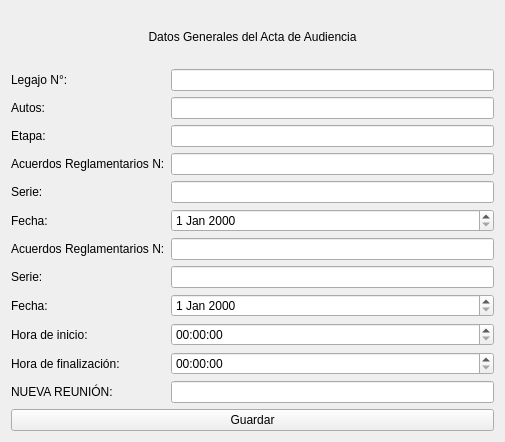
<?xml version="1.0" encoding="UTF-8"?>
<ui version="4.0">
 <class>General</class>
 <widget class="QWidget" name="General">
  <property name="geometry">
   <rect>
    <x>0</x>
    <y>0</y>
    <width>505</width>
    <height>442</height>
   </rect>
  </property>
  <property name="windowTitle">
   <string>Form</string>
  </property>
  <layout class="QGridLayout" name="gridLayout">
   <item row="7" column="0">
    <widget class="QLabel" name="label_6">
     <property name="text">
      <string>Acuerdos Reglamentarios N:</string>
     </property>
    </widget>
   </item>
   <item row="0" column="0" colspan="2">
    <widget class="QLabel" name="label_13">
     <property name="text">
      <string>Datos Generales del Acta de Audiencia</string>
     </property>
     <property name="alignment">
      <set>Qt::AlignCenter</set>
     </property>
    </widget>
   </item>
   <item row="8" column="1">
    <widget class="QLineEdit" name="lSerie2"/>
   </item>
   <item row="10" column="1">
    <widget class="QTimeEdit" name="tInicio"/>
   </item>
   <item row="2" column="1">
    <widget class="QLineEdit" name="lAutos"/>
   </item>
   <item row="1" column="1">
    <widget class="QLineEdit" name="lLegajo"/>
   </item>
   <item row="11" column="1">
    <widget class="QTimeEdit" name="tFin"/>
   </item>
   <item row="9" column="1">
    <widget class="QDateEdit" name="dFecha2"/>
   </item>
   <item row="7" column="1">
    <widget class="QLineEdit" name="lAcuerdo2"/>
   </item>
   <item row="10" column="0">
    <widget class="QLabel" name="label_9">
     <property name="text">
      <string>Hora de inicio:</string>
     </property>
    </widget>
   </item>
   <item row="4" column="1">
    <widget class="QLineEdit" name="lAcuerdo1"/>
   </item>
   <item row="6" column="1">
    <widget class="QDateEdit" name="dFecha1"/>
   </item>
   <item row="6" column="0">
    <widget class="QLabel" name="label_5">
     <property name="text">
      <string>Fecha:</string>
     </property>
    </widget>
   </item>
   <item row="11" column="0">
    <widget class="QLabel" name="label_11">
     <property name="text">
      <string>Hora de finalización: </string>
     </property>
    </widget>
   </item>
   <item row="12" column="0">
    <widget class="QLabel" name="label_12">
     <property name="text">
      <string>NUEVA REUNIÓN:</string>
     </property>
    </widget>
   </item>
   <item row="4" column="0">
    <widget class="QLabel" name="label_3">
     <property name="text">
      <string>Acuerdos Reglamentarios N:</string>
     </property>
    </widget>
   </item>
   <item row="1" column="0">
    <widget class="QLabel" name="label_10">
     <property name="text">
      <string>Legajo N°:</string>
     </property>
    </widget>
   </item>
   <item row="5" column="1">
    <widget class="QLineEdit" name="lSerie"/>
   </item>
   <item row="3" column="1">
    <widget class="QLineEdit" name="lEtapa"/>
   </item>
   <item row="5" column="0">
    <widget class="QLabel" name="label_4">
     <property name="text">
      <string>Serie:</string>
     </property>
    </widget>
   </item>
   <item row="8" column="0">
    <widget class="QLabel" name="label_7">
     <property name="text">
      <string>Serie:</string>
     </property>
    </widget>
   </item>
   <item row="9" column="0">
    <widget class="QLabel" name="label_8">
     <property name="text">
      <string>Fecha:</string>
     </property>
    </widget>
   </item>
   <item row="12" column="1">
    <widget class="QLineEdit" name="lNueva"/>
   </item>
   <item row="3" column="0">
    <widget class="QLabel" name="label_2">
     <property name="text">
      <string>Etapa:</string>
     </property>
    </widget>
   </item>
   <item row="2" column="0">
    <widget class="QLabel" name="label_12213">
     <property name="text">
      <string>Autos:</string>
     </property>
    </widget>
   </item>
   <item row="13" column="0" colspan="2">
    <widget class="QPushButton" name="pushButton">
     <property name="text">
      <string>Guardar</string>
     </property>
    </widget>
   </item>
  </layout>
 </widget>
 <tabstops>
  <tabstop>lLegajo</tabstop>
  <tabstop>lAutos</tabstop>
  <tabstop>lEtapa</tabstop>
  <tabstop>lAcuerdo1</tabstop>
  <tabstop>lSerie</tabstop>
  <tabstop>dFecha1</tabstop>
  <tabstop>lAcuerdo2</tabstop>
  <tabstop>lSerie2</tabstop>
  <tabstop>dFecha2</tabstop>
  <tabstop>tInicio</tabstop>
  <tabstop>tFin</tabstop>
  <tabstop>lNueva</tabstop>
  <tabstop>pushButton</tabstop>
 </tabstops>
 <resources/>
 <connections/>
</ui>
